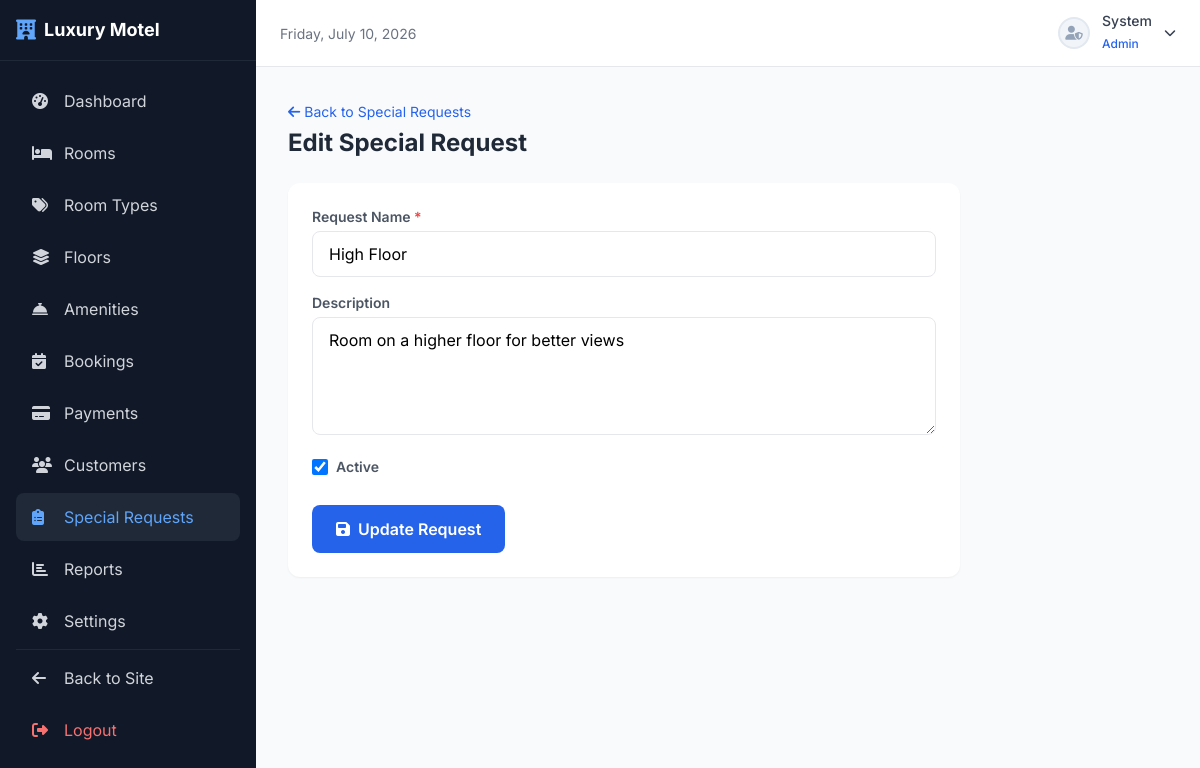
Screenshot of /admin/requests/edit.php?id=1 (signed in) with the database file from the repository.
### tables this page shows
CREATE TABLE IF NOT EXISTS `special_requests` (
    `request_id` INT AUTO_INCREMENT PRIMARY KEY,
    `request_name` VARCHAR(100) NOT NULL UNIQUE,
    `description` TEXT NULL,
    `active` TINYINT(1) DEFAULT 1
);

### config/db.php (called while the page is built, shortened)
<?php
function sanitize($input) {
    return htmlspecialchars(strip_tags(trim($input)), ENT_QUOTES, 'UTF-8');
}

### admin/requests/edit.php (the view, shortened to what this page needs)
<?php
require_once '../../config/db.php';
$id = (int)($_GET['id'] ?? 0);
$stmt = $pdo->prepare("SELECT * FROM special_requests WHERE request_id = ?");
$stmt->execute([$id]);
$request = $stmt->fetch();
?>
<!DOCTYPE html>
<html lang="en">
<head>
    <script src="https://cdn.tailwindcss.com"></script>
    <link rel="stylesheet" href="https://cdnjs.cloudflare.com/ajax/libs/font-awesome/6.5.1/css/all.min.css">
    <link rel="stylesheet" href="<?php echo SITE_URL; ?>assets/css/style.css">
</head>
<body class="font-[Inter] bg-gray-50">
<?php include '../../includes/sidebar.php'; ?>
<?php include '../../includes/admin-topbar.php'; ?>
<div class="ml-64 p-8">
    <div class="flex items-center justify-between mb-6">
        <div>
            <a href="index.php" class="text-blue-600 hover:text-blue-800 text-sm"><i class="fas fa-arrow-left mr-1"></i>Back to Special Requests</a>
            <h1 class="text-2xl font-bold text-gray-800 mt-1">Edit Special Request</h1>
        </div>
    </div>
    <div class="bg-white rounded-xl shadow-sm p-6 max-w-2xl">
        <form method="POST">
            <div class="mb-4">
                <label class="block text-sm font-semibold text-gray-600 mb-1">Request Name <span class="text-red-500">*</span></label>
                <input type="text" name="request_name" value="<?php echo sanitize($request['request_name']); ?>" class="w-full px-4 py-2.5 border border-gray-200 rounded-lg focus:ring-2 focus:ring-blue-500 outline-none" required>
            </div>
            <div class="mb-4">
                <label class="block text-sm font-semibold text-gray-600 mb-1">Description</label>
                <textarea name="description" rows="4" class="w-full px-4 py-2.5 border border-gray-200 rounded-lg focus:ring-2 focus:ring-blue-500 outline-none"><?php echo sanitize($request['description'] ?? ''); ?></textarea>
            </div>
            <div class="mb-6">
                <label class="inline-flex items-center">
                    <input type="checkbox" name="active" value="1" <?php echo $request['active'] ? 'checked' : ''; ?> class="w-4 h-4 text-blue-600 border-gray-300 rounded focus:ring-blue-500">
                    <span class="ml-2 text-sm font-semibold text-gray-600">Active</span>
                </label>
            </div>
            <button type="submit" class="px-6 py-3 bg-blue-600 text-white rounded-lg hover:bg-blue-700 transition font-semibold"><i class="fas fa-save mr-2"></i>Update Request</button>
        </form>
    </div>
</div>
</body>
</html>

### rows the page displays
special_requests: request_name "High Floor", description "Room on a higher floor for better views", active "☑"

### other values shown
$_SESSION['first_name'] "System"
$_SESSION['role_name'] "Admin"
